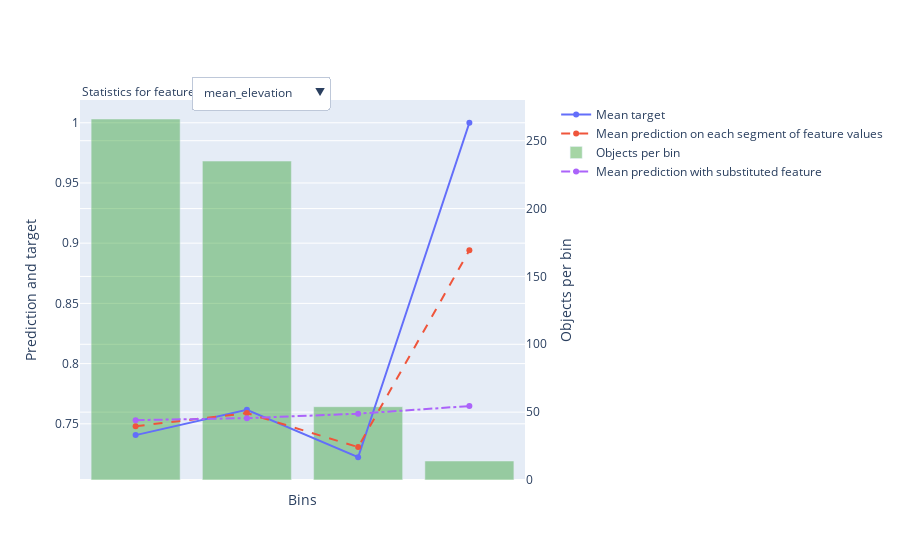

This figure's notebook cell:
### Markdown cell above
### feature statistics build it plot

### Code cell
res = model.calc_feature_statistics(X_train,
                                    y_train,
                                    feature=[1, 2, 3, 4, 5, 6, 7, 8, 9, 10],
                                    plot=True)

### Figure 1 — Plotly figure (JSON) as saved in the notebook; plotly's stock layout.template omitted (floating-point values rounded to 4 significant figures)
{"data": [{"mode": "lines+markers", "name": "Mean target", "type": "scatter", "xaxis": "x", "y": [0.7406, 0.7617, 0.7222, 1], "yaxis": "y"}, {"line": {"dash": "dash"}, "mode": "lines+markers", "name": "Mean prediction on each segment of feature values", "type": "scatter", "xaxis": "x", "y": [0.748, 0.7589, 0.7307, 0.8941], "yaxis": "y"}, {"marker": {"color": "rgba(30, 150, 30, 0.4)"}, "name": "Objects per bin", "type": "bar", "width": 0.8, "xaxis": "x", "y": [266, 235, 54, 14], "yaxis": "y2"}, {"line": {"dash": "dashdot"}, "mode": "lines+markers", "name": "Mean prediction with substituted feature", "type": "scatter", "xaxis": "x", "y": [0.7531, 0.7547, 0.7584, 0.7647], "yaxis": "y"}], "layout": {"annotations": [{"align": "left", "showarrow": false, "text": "Statistics for feature", "x": 0, "xref": "paper", "y": 1.05, "yref": "paper"}], "autosize": true, "legend": {"bgcolor": "rgba(0, 0, 0, 0)", "x": 1.07, "y": 1}, "updatemenus": [{"active": 4, "buttons": [{"args": [{"y": [[0.2, 0.6875, 0.95, 0.8235, 0.9091, 0.726, 0.662, 0.7755, 0.7333, 0.8769, 0.7394], [0.4263, 0.7521, 0.8135, 0.7929, 0.8371, 0.727, 0.6964, 0.7756, 0.7442, 0.8625, 0.741], [10, 16, 20, 51, 11, 73, 71, 49, 15, 65, 188], [0.682, 0.7361, 0.7462, 0.7507, 0.7494, 0.7489, 0.7488, 0.7506, 0.7522, 0.7529, 0.7527]]}, {"xaxis": {"showticklabels": false, "tickmode": "array", "ticktext": ["(-inf, -1766968.0000]", "(-1766968.0000, -1761073.0000]", "(-1761073.0000, -1753592.0000]", "(-1753592.0000, -1739638.5000]", "(-1739638.5000, -1736843.2500]", "(-1736843.2500, -1717069.6250]", "(-1717069.6250, -1663799.7500]", "(-1663799.7500, -1283141.8750]", "(-1283141.8750, -1278802.7500]", "(-1278802.7500, -1262005.0000]", "(-1262005.0000, +inf)"], "tickvals": [0, 1, 2, 3, 4, 5, 6, 7, 8, 9, 10], "title": {"text": "Bins"}}}], "label": "y_centroid", "method": "update"}, {"args": [{"y": [[0.931, 0.9362, 1, 0.8936, 1, 0.8333, 0.8182, 0.575, 0.3846, 1, 0.1683], [0.9209, 0.9366, 0.9371, 0.8968, 0.923, 0.8302, 0.797, 0.6044, 0.4091, 0.5933, 0.1997], [290, 47, 4, 47, 9, 6, 11, 40, 13, 1, 101], [0.8155, 0.8066, 0.8004, 0.7972, 0.7802, 0.7656, 0.7433, 0.7355, 0.7193, 0.6896, 0.651]]}, {"xaxis": {"showticklabels": false, "tickmode": "array", "ticktext": ["(-inf, 805662.4375]", "(805662.4375, 1441012.7500]", "(1441012.7500, 1461338.7500]", "(1461338.7500, 2625768.7500]", "(2625768.7500, 2923395.7500]", "(2923395.7500, 3200824.2500]", "(3200824.2500, 3810746.5000]", "(3810746.5000, 5949126.5000]", "(5949126.5000, 7726528.0000]", "(7726528.0000, 7764471.0000]", "(7764471.0000, +inf)"], "tickvals": [0, 1, 2, 3, 4, 5, 6, 7, 8, 9, 10], "title": {"text": "Bins"}}}], "label": "area_m", "method": "update"}, {"args": [{"y": [[0.9338, 0.8889, 0.9114, 1, 0.7778, 0, 0.6875, 0.4727, 0, 0.2121, 0.1], [0.9221, 0.9209, 0.9106, 0.9014, 0.7565, 0.4173, 0.7504, 0.4529, 0.1145, 0.2412, 0.1442], [302, 9, 79, 11, 9, 4, 16, 55, 1, 33, 50], [0.7982, 0.7958, 0.7861, 0.7787, 0.7633, 0.7504, 0.7348, 0.7199, 0.7076, 0.6787, 0.6668]]}, {"xaxis": {"showticklabels": false, "tickmode": "array", "ticktext": ["(-inf, 6346.4614]", "(6346.4614, 6650.2393]", "(6650.2393, 10318.8223]", "(10318.8223, 10868.0664]", "(10868.0664, 11787.8184]", "(11787.8184, 11919.6934]", "(11919.6934, 13051.6348]", "(13051.6348, 19597.5625]", "(19597.5625, 19845.5898]", "(19845.5898, 26476.2695]", "(26476.2695, +inf)"], "tickvals": [0, 1, 2, 3, 4, 5, 6, 7, 8, 9, 10], "title": {"text": "Bins"}}}], "label": "perimeter", "method": "update"}, {"args": [{"y": [[0.8289, 0.5556, 0.2941, 0.2273, 0, 0.1429], [0.829, 0.553, 0.3391, 0.2008, 0.06982, 0.1313], [485, 27, 17, 22, 4, 14], [0.755, 0.7552, 0.7463, 0.7293, 0.7264, 0.7213]]}, {"xaxis": {"showticklabels": false, "tickmode": "array", "ticktext": ["(-inf, 151157.2188]", "(151157.2188, 565520.6875]", "(565520.6875, 999984.1250]", "(999984.1250, 2711225.0000]", "(2711225.0000, 2826110.0000]", "(2826110.0000, +inf)"], "tickvals": [0, 1, 2, 3, 4, 5], "title": {"text": "Bins"}}}], "label": "glaciersum", "method": "update"}, {"args": [{"y": [[0.7406, 0.7617, 0.7222, 1], [0.748, 0.7589, 0.7307, 0.8941], [266, 235, 54, 14], [0.7531, 0.7547, 0.7584, 0.7647]]}, {"xaxis": {"autorange": true, "range": [-0.5, 3.5], "showticklabels": false, "tickmode": "array", "ticktext": ["(-inf, 4037.5347]", "(4037.5347, 5199.5781]", "(5199.5781, 5543.8730]", "(5543.8730, +inf)"], "tickvals": [0, 1, 2, 3], "title": {"text": "Bins"}}}], "label": "mean_elevation", "method": "update"}, {"args": [{"y": [[0.7143, 0.7463, 0.8182, 0.7533], [0.7503, 0.7571, 0.8099, 0.7489], [21, 134, 33, 381], [0.748, 0.751, 0.7549, 0.7568]]}, {"xaxis": {"showticklabels": false, "tickmode": "array", "ticktext": ["(-inf, 2724.5000]", "(2724.5000, 3691.0000]", "(3691.0000, 3798.7500]", "(3798.7500, +inf)"], "tickvals": [0, 1, 2, 3], "title": {"text": "Bins"}}}], "label": "median_elevation", "method": "update"}, {"args": [{"y": [[0.8852, 0.8014, 0.3737], [0.8871, 0.8031, 0.3682], [183, 287, 99], [0.7572, 0.7542, 0.7569]]}, {"xaxis": {"showticklabels": false, "tickmode": "array", "ticktext": ["(-inf, 203.2985]", "(203.2985, 464.5248]", "(464.5248, +inf)"], "tickvals": [0, 1, 2], "title": {"text": "Bins"}}}], "label": "std_elevation", "method": "update"}, {"args": [{"y": [[0.5185, 0.3824, 0.5833, 0.3333, 0.8231, 0.8095, 0.8322, 0.8839], [0.5469, 0.4041, 0.6247, 0.3721, 0.8031, 0.8077, 0.8358, 0.8686], [81, 34, 24, 3, 130, 42, 143, 112], [0.7306, 0.735, 0.742, 0.7492, 0.7577, 0.7608, 0.7652, 0.768]]}, {"xaxis": {"showticklabels": false, "tickmode": "array", "ticktext": ["(-inf, 2583.5000]", "(2583.5000, 2773.0000]", "(2773.0000, 2853.5000]", "(2853.5000, 2863.5000]", "(2863.5000, 3335.0000]", "(3335.0000, 3446.5000]", "(3446.5000, 4330.0000]", "(4330.0000, +inf)"], "tickvals": [0, 1, 2, 3, 4, 5, 6, 7], "title": {"text": "Bins"}}}], "label": "min_elevation", "method": "update"}, {"args": [{"y": [[0.8702, 0.4923, 0, 0.4, 0.1, 0.6667], [0.8656, 0.4856, 0.1258, 0.3492, 0.172, 0.3403], [447, 65, 9, 5, 40, 3], [0.7581, 0.7545, 0.7474, 0.7413, 0.7355, 0.7484]]}, {"xaxis": {"showticklabels": false, "tickmode": "array", "ticktext": ["(-inf, 1950.5000]", "(1950.5000, 2588.0000]", "(2588.0000, 2662.5000]", "(2662.5000, 2727.0000]", "(2727.0000, 3957.0000]", "(3957.0000, +inf)"], "tickvals": [0, 1, 2, 3, 4, 5], "title": {"text": "Bins"}}}], "label": "range_elevation", "method": "update"}], "direction": "down", "pad": {"r": 10, "t": 10}, "showactive": true, "x": 0.25, "xanchor": "left", "y": 1.09, "yanchor": "top"}], "xaxis": {"autorange": true, "range": [-0.5, 3.5], "showticklabels": false, "tickmode": "array", "ticktext": ["(-inf, 4037.5347]", "(4037.5347, 5199.5781]", "(5199.5781, 5543.8730]", "(5543.8730, +inf)"], "tickvals": [0, 1, 2, 3], "title": {"text": "Bins"}}, "yaxis": {"autorange": true, "overlaying": "y2", "range": [0.6993, 1.023], "side": "left", "title": {"text": "Prediction and target"}, "type": "linear"}, "yaxis2": {"autorange": true, "position": 1, "range": [0, 280], "side": "right", "title": {"text": "Objects per bin"}, "type": "linear"}}}
